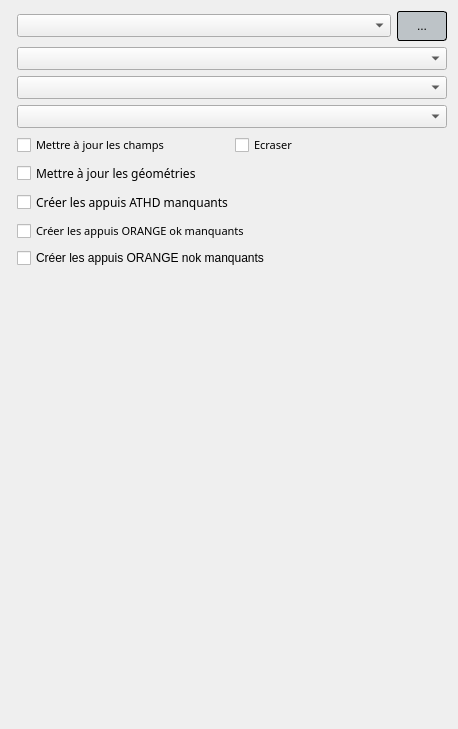
      <widget class="QWidget" name="CAPFT">
       <property name="geometry">
        <rect>
         <x>0</x>
         <y>0</y>
         <width>458</width>
         <height>729</height>
        </rect>
       </property>
       <attribute name="label">
        <string>CAPFT</string>
       </attribute>
       <layout class="QHBoxLayout" name="horizontalLayout_15">
        <item>
         <layout class="QVBoxLayout" name="verticalLayout_2">
          <property name="sizeConstraint">
           <enum>QLayout::SetNoConstraint</enum>
          </property>
          <item>
           <layout class="QFormLayout" name="formLayout_3">
            <property name="fieldGrowthPolicy">
             <enum>QFormLayout::AllNonFixedFieldsGrow</enum>
            </property>
            <property name="rowWrapPolicy">
             <enum>QFormLayout::WrapLongRows</enum>
            </property>
            <item row="0" column="1">
             <layout class="QHBoxLayout" name="horizontalLayout_4">
              <property name="sizeConstraint">
               <enum>QLayout::SetNoConstraint</enum>
              </property>
              <item>
               <widget class="QgsCheckableComboBox" name="mComboBox_capft_import_files">
                <property name="baseSize">
                 <size>
                  <width>0</width>
                  <height>30</height>
                 </size>
                </property>
                <property name="font">
                 <font>
                  <family>Segoe UI</family>
                  <pointsize>10</pointsize>
                  <weight>75</weight>
                  <bold>true</bold>
                 </font>
                </property>
                <property name="styleSheet">
                 <string notr="true">QgsCheckableComboBox
{
 background-color:#bdc3c7;
border: 1px solid black;
border-radius: 3px;
padding: 3px 3px 3px 3px;
color:black;

}

QgsCheckableComboBox:hover
{

border: 2px solid black;

}

QComboBox QAbstractItemView {

  background: #bdc3c7;
  selection-background-color: #34495e;
	color:black;
}




</string>
                </property>
               </widget>
              </item>
              <item>
               <widget class="QPushButton" name="pushButton_capft_import_dir">
                <property name="minimumSize">
                 <size>
                  <width>50</width>
                  <height>30</height>
                 </size>
                </property>
                <property name="maximumSize">
                 <size>
                  <width>50</width>
                  <height>30</height>
                 </size>
                </property>
                <property name="mouseTracking">
                 <bool>true</bool>
                </property>
                <property name="tabletTracking">
                 <bool>true</bool>
                </property>
                <property name="styleSheet">
                 <string notr="true">QPushButton
{
 background-color:#bdc3c7;
border: 1px solid black;
border-radius: 3px;
padding: 3px 3px 3px 3px;
color:black;

}

QPushButton:Active
{

border: 1px solid black;


}
QPushButton:hover
{

border: 2px solid black;

}






</string>
                </property>
                <property name="text">
                 <string>...</string>
                </property>
               </widget>
              </item>
             </layout>
            </item>
            <item row="1" column="1">
             <widget class="QgsCheckableComboBox" name="comboBox_capft_select_za_nro">
              <property name="baseSize">
               <size>
                <width>0</width>
                <height>30</height>
               </size>
              </property>
              <property name="font">
               <font>
                <family>Segoe UI</family>
                <pointsize>10</pointsize>
                <weight>75</weight>
                <bold>true</bold>
               </font>
              </property>
              <property name="styleSheet">
               <string notr="true">QgsCheckableComboBox
{
 background-color:#bdc3c7;
border: 1px solid black;
border-radius: 3px;
padding: 3px 3px 3px 3px;
color:black;

}

QgsCheckableComboBox:hover
{

border: 2px solid black;

}

QComboBox QAbstractItemView {

  background: #bdc3c7;
  selection-background-color: #34495e;
	color:black;
}




</string>
              </property>
              <property name="currentText">
               <string>NRO</string>
              </property>
              <property name="separator">
               <string>|</string>
              </property>
              <property name="defaultText">
               <string>NRO</string>
              </property>
             </widget>
            </item>
            <item row="2" column="1">
             <widget class="QgsCheckableComboBox" name="comboBox_capft_select_za_zpm">
              <property name="baseSize">
               <size>
                <width>0</width>
                <height>30</height>
               </size>
              </property>
              <property name="font">
               <font>
                <family>Segoe UI</family>
                <pointsize>10</pointsize>
                <weight>75</weight>
                <bold>true</bold>
               </font>
              </property>
              <property name="styleSheet">
               <string notr="true">QgsCheckableComboBox
{
 background-color:#bdc3c7;
border: 1px solid black;
border-radius: 3px;
padding: 3px 3px 3px 3px;
color:black;

}

QgsCheckableComboBox:hover
{

border: 2px solid black;

}

QComboBox QAbstractItemView {

  background: #bdc3c7;
  selection-background-color: #34495e;
	color:black;
}




</string>
              </property>
              <property name="currentText">
               <string>PMZ</string>
              </property>
              <property name="separator">
               <string>|</string>
              </property>
              <property name="defaultText">
               <string>PMZ</string>
              </property>
             </widget>
            </item>
            <item row="3" column="1">
             <widget class="QgsCheckableComboBox" name="comboBox_capft_select_etude">
              <property name="baseSize">
               <size>
                <width>0</width>
                <height>30</height>
               </size>
              </property>
              <property name="font">
               <font>
                <family>Segoe UI</family>
                <pointsize>10</pointsize>
                <weight>75</weight>
                <bold>true</bold>
               </font>
              </property>
              <property name="styleSheet">
               <string notr="true">QgsCheckableComboBox
{
 background-color:#bdc3c7;
border: 1px solid black;
border-radius: 3px;
padding: 3px 3px 3px 3px;
color:black;

}

QgsCheckableComboBox:hover
{

border: 2px solid black;

}

QComboBox QAbstractItemView {

  background: #bdc3c7;
  selection-background-color: #34495e;
	color:black;
}




</string>
              </property>
              <property name="currentText">
               <string>ETUDE</string>
              </property>
              <property name="separator">
               <string>|</string>
              </property>
              <property name="defaultText">
               <string>ETUDE</string>
              </property>
             </widget>
            </item>
            <item row="4" column="1">
             <layout class="QHBoxLayout" name="horizontalLayout_12">
              <item>
               <widget class="QCheckBox" name="checkBox_capft_maj_fields">
                <property name="font">
                 <font>
                  <family>Segoe UI Light</family>
                  <pointsize>8</pointsize>
                  <weight>50</weight>
                  <bold>false</bold>
                 </font>
                </property>
                <property name="styleSheet">
                 <string notr="true"/>
                </property>
                <property name="text">
                 <string>Mettre à jour les champs</string>
                </property>
               </widget>
              </item>
              <item>
               <widget class="QCheckBox" name="checkBox_capft_maj_fields_overwrite">
                <property name="font">
                 <font>
                  <family>Segoe UI Light</family>
                  <pointsize>8</pointsize>
                  <weight>50</weight>
                  <bold>false</bold>
                 </font>
                </property>
                <property name="styleSheet">
                 <string notr="true"/>
                </property>
                <property name="text">
                 <string>Ecraser</string>
                </property>
               </widget>
              </item>
             </layout>
            </item>
            <item row="5" column="1">
             <widget class="QCheckBox" name="checkBox_capft_maj_geom">
              <property name="font">
               <font>
                <family>Segoe UI Light</family>
               </font>
              </property>
              <property name="styleSheet">
               <string notr="true"/>
              </property>
              <property name="text">
               <string>Mettre à jour les géométries</string>
              </property>
             </widget>
            </item>
            <item row="6" column="1">
             <widget class="QCheckBox" name="checkBox_capft_create_athd">
              <property name="font">
               <font>
                <family>Segoe UI Light</family>
               </font>
              </property>
              <property name="text">
               <string>Créer les appuis ATHD manquants</string>
              </property>
             </widget>
            </item>
            <item row="7" column="1">
             <widget class="QCheckBox" name="checkBox_capft_create_orange_ok">
              <property name="font">
               <font>
                <family>Segoe UI Light</family>
                <pointsize>8</pointsize>
                <weight>50</weight>
                <bold>false</bold>
               </font>
              </property>
              <property name="styleSheet">
               <string notr="true"/>
              </property>
              <property name="text">
               <string>Créer les appuis ORANGE ok manquants</string>
              </property>
             </widget>
            </item>
            <item row="8" column="1">
             <widget class="QCheckBox" name="checkBox_capft_create_orange_nok">
              <property name="text">
               <string>Créer les appuis ORANGE nok manquants</string>
              </property>
             </widget>
            </item>
           </layout>
          </item>
         </layout>
        </item>
       </layout>
      </widget>
